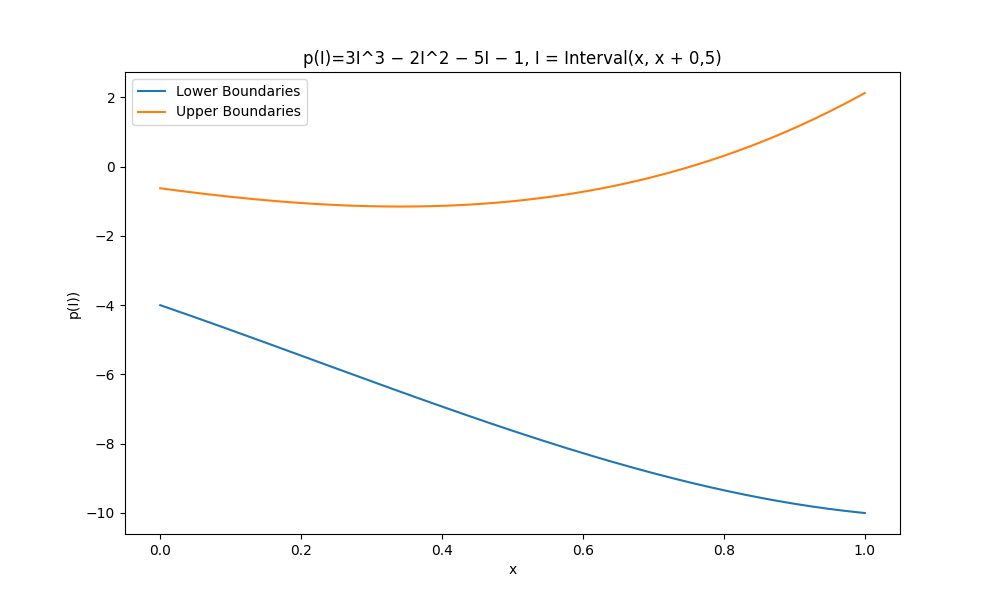

The script that drew this image:
import numpy as np
from matplotlib.pyplot import *

"""
TASK 1
Construct a class Interval which is initialized with two real numbers 
representing the left and right endpoints respectively.
"""


class Interval:
    def __init__(self, start, end=None):  # end = start if not specified when initialized
        if end is None:
            end = start
        self.interval_array = [start, end]

    """
    TASK 3
    Provide a method on your class so that the code
    i = Interval(1,2)
    print( i )
    prints [1, 2]

    """

    def __repr__(self):
        """
        Returns the interval
        :return:
        """
        return f"{self.interval_array}"

    """
    TASK 2
    Provide methods for the four basic arithmetic operations.
    """

    def __add__(self, other):
        """
        [a, b] + [c, d] = [a + c, b + d]
        :param other:
        :return:
        """
        if isinstance(other, (int, float)):
            # When 'other' is a scalar (single number).
            return Interval(self.interval_array[0] + other, self.interval_array[1] + other)
        elif isinstance(other, Interval):
            # When 'other' is also an Interval object.
            p1 = self.interval_array[0] + other.interval_array[0]
            p2 = self.interval_array[1] + other.interval_array[1]
            return Interval(p1, p2)
        else:
            raise TypeError("You can only add an Interval or a scalar to an Interval.")

    def __radd__(self, other):
        # Addition is commutative, so we can just call our existing __add__ method
        return self.__add__(other)

    def __sub__(self, other):
        """
        [a, b] − [c, d] = [a − d, b − c]
        :param other:
        :return:
        """
        if isinstance(other, (int, float)):
            # When 'other' is a scalar (single number).
            return Interval(self.interval_array[0] - other, self.interval_array[1] - other)
        elif isinstance(other, Interval):
            # When 'other' is also an Interval object.
            p1 = self.interval_array[0] - other.interval_array[1]
            p2 = self.interval_array[1] - other.interval_array[0]
            return Interval(p1, p2)

        else:
            raise TypeError("You can only add an Interval or a scalar to an Interval.")

    def __rsub__(self, other):
        if isinstance(other, (int, float)):
            # Indexes are flipped from __sub__ because [0] must be smaller
            return Interval(other - self.interval_array[1], other - self.interval_array[0])
        else:
            raise TypeError("You can only subtract an Interval from a scalar or another Interval.")

    def __mul__(self, other):
        """
        [a, b] · [c, d] = [min(ac, ad, bc, bd), max(ac, ad, bc, bd)]
        :param other:
        :return:
        """
        if isinstance(other, (int, float)):
            # When 'other' is a scalar (single number).
            return Interval(self.interval_array[0] * other, self.interval_array[1] * other)

        elif isinstance(other, Interval):
            # When 'other' is also an Interval object.

            # min(ac, ad, bc, bd)
            p1 = min(self.interval_array[0] * other.interval_array[0],
                     self.interval_array[0] * other.interval_array[1],
                     self.interval_array[1] * other.interval_array[0],
                     self.interval_array[1] * other.interval_array[1])

            # max(ac, ad, bc, bd)
            p2 = max(self.interval_array[0] * other.interval_array[0],
                     self.interval_array[0] * other.interval_array[1],
                     self.interval_array[1] * other.interval_array[0],
                     self.interval_array[1] * other.interval_array[1])
            return Interval(p1, p2)

        else:
            raise TypeError("You can only add an Interval or a scalar to an Interval.")

    def __rmul__(self, other):
        # Addition is commutative, so we can just call our existing __add__ method
        return self.__mul__(other)

    def __truediv__(self, other):
        """
        [a, b] / [c, d] = [min(a/c, a/d, b/c, b/d), max(a/c, a/d, b/c, b/d)], 0 ∈/ [c, d].
        :param other:
        :return:
        """

        try:
            # min(a/c, a/d, b/c, b/d)
            p1 = min(self.interval_array[0] / other.interval_array[0],
                     self.interval_array[0] / other.interval_array[1],
                     self.interval_array[1] / other.interval_array[0],
                     self.interval_array[1] / other.interval_array[1])

            # max(a/c, a/d, b/c, b/d)
            p2 = max(self.interval_array[0] / other.interval_array[0],
                     self.interval_array[0] / other.interval_array[1],
                     self.interval_array[1] / other.interval_array[0],
                     self.interval_array[1] / other.interval_array[1])
            return Interval(p1, p2)

        except (ValueError, ZeroDivisionError):
            print("Wrong value or division by zero.")
        except TypeError:
            print("Wrong type.")
        """
        Task 6
        Extend your division function so that it raises appropriate exceptions 
        if the dividing interval contains zero, or if the resulting interval 
        would be infinitely large.
        """

    def __rtruediv__(self, other):
        return self / other

    def __contains__(self, item):
        """
        Task 5: Implement the __contains__ method for checking
        if a real value is within the given interval.
        :param item:
        :return:
        """
        # p1 = self.interval_array[0] - item
        # p2 = self.interval_array[1] - item
        # if p1 * p2 <= 0:

        # Cleaner solution
        if self.interval_array[0] <= item <= self.interval_array[1]:
            print(f"Item {item} is in {self.interval_array}")
            return True
        else:
            print(f"Item {item} is not in {self.interval_array}")
            return False

    def __neg__(self):
        """
        Negates the interval.
        :return:
        """
        return Interval(-self.interval_array[1], -self.interval_array[0])

    def __pow__(self, int):
        if int % 2 == 0:
            if self.interval_array[0] >= 0:
                return Interval(self.interval_array[0] ** int, self.interval_array[1] ** int)
            elif self.interval_array[1] < 0:
                return Interval(self.interval_array[1] ** int, self.interval_array[0] ** int)
            else:
                return Interval(0, max(self.interval_array[0] ** int, self.interval_array[1] ** int))
        else:
            return Interval(self.interval_array[0] ** int, self.interval_array[1] ** int)


"""
Task 4
Make sure that the following code works as expected and prints the values given in the comments
"""
I1 = Interval(1, 4)
I2 = Interval(-2, -1)
print(I1 + I2)  # [-1, 3]
print(I1 - I2)  # [2, 6]
print(I1 * I2)  # [-8, -1]
print(I1 / I2)  # [-4.,-0.5]

"""
Task 7
A real number r is naturally identified with a degenerate interval [r,r]. 
Extend the class so that it can be initialized with only one real value, i.e.
Interval(1) # [1, 1]
"""
I3 = Interval(1)
print(I3)  # [1, 1]

"""
Task 8
Modify your code so that the following works:
"""
print("\n----- Task 8 -----")
print(Interval(2, 3) + 1)  # [3, 4]
print(1 + Interval(2, 3))  # [3, 4]
print(1.0 + Interval(2, 3))  # [3.0, 4.0]
print(Interval(2, 3) + 1.0)  # [3.0, 4.0]
print(1 - Interval(2, 3))  # [-2, -1]
print(Interval(2, 3) - 1)  # [1, 2]
print(1.0 - Interval(2, 3))  # [-2.0, -1.0]

print("\nPart 2 (Task 8)")
print(Interval(2, 3) - 1.0)  # [1.0, 2.0]
print(Interval(2, 3) * 1)  # [2, 3]
print(1 * Interval(2, 3))  # [2, 3]
print(1.0 * Interval(2, 3))  # [2.0, 3.0]
print(Interval(2, 3) * 1.0)  # [2.0, 3.0]
print(-Interval(4, 5))  # see the special method __neg__

"""
Task 9
Implement the power function x 􏰀→ xn (see equations (1) and (2)) as the __pow__ function, so that one can write
"""
x = Interval(-2, 2)  # [-2, 2]
print(x ** 2)  # [0, 4]
print(x ** 3)  # [-8, 8]

"""
Task 10 
Define a list of 1000 intervals by creating a list of lower boundary values with xl=linspace(0.,1,1000) 
and upper boundaries xu=linspace(0.,1,1000)+0.5.
Evaluate the polynomial
p(I)=3I3 −2I2 −5I−1
on each interval I of your list of intervals and create in such a way another list of intervals. 
Extract from this lists a list of lower boundaries yl and upper boundaries yu and plot both versus xl.
The result should look like this:
"""
xl = np.linspace(0., 1, 1000)  # lower boundaries
xu = np.linspace(0., 1, 1000) + 0.5  # upper boundaries
intervals = [Interval(l, u) for l, u in zip(xl, xu)]


def polynomial(interval):
    return (3 * interval ** 3) - (2 * interval ** 2) - (5 * interval) - 1


boundaries = [polynomial(i) for i in intervals]

yl = [i.interval_array[0] for i in boundaries]
yu = [i.interval_array[1] for i in boundaries]

figure(figsize=(10, 6))
plot(xl, yl, label='Lower Boundaries')
plot(xl, yu, label='Upper Boundaries')
legend()
title("p(I)=3I^3 − 2I^2 − 5I − 1, I = Interval(x, x + 0,5)")
xlabel('x')
ylabel('p(I))')
show()
